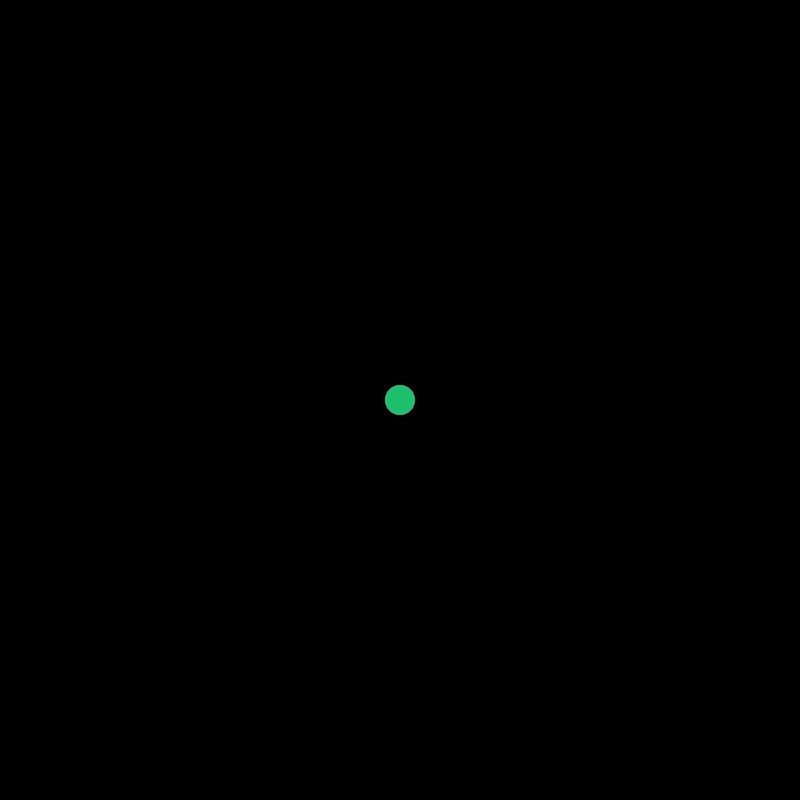
Frame 1 (no input)
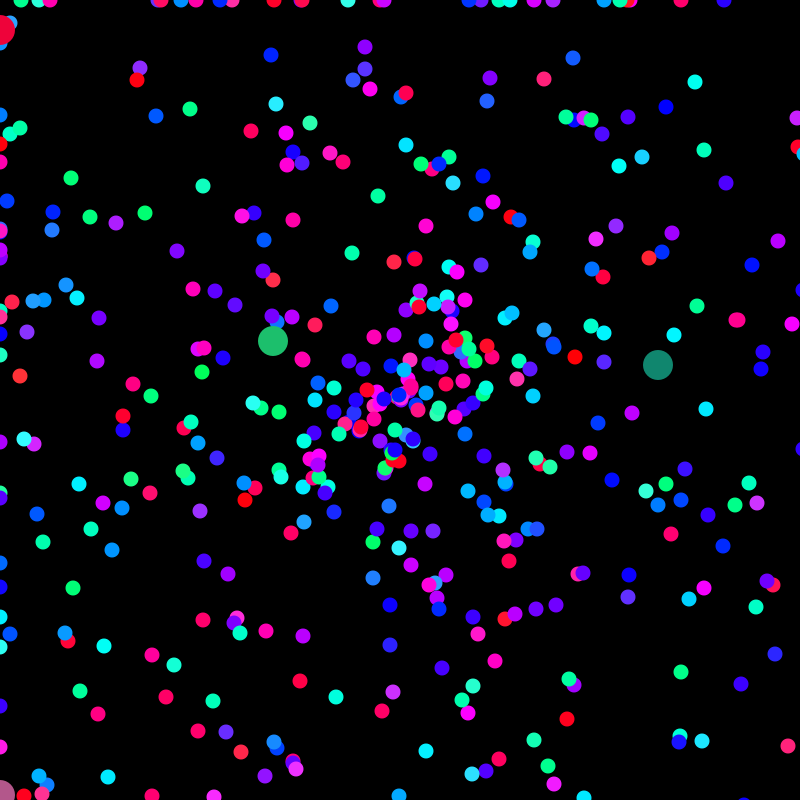
Frame 60 (the mouse pressed at the canvas centre just before this capture)
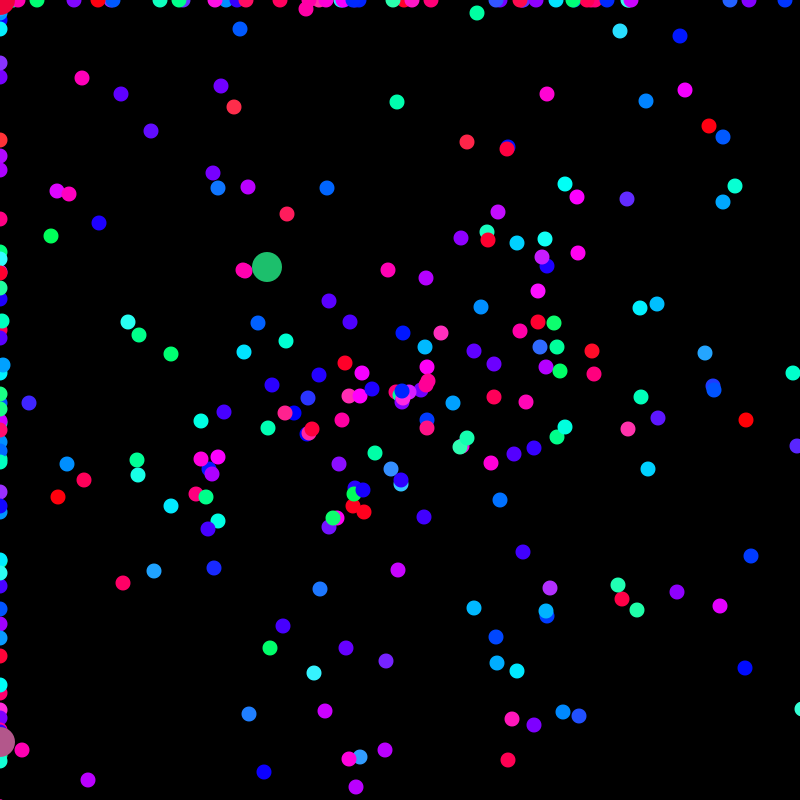
Frame 120 (the mouse held since frame 60 and released just before this capture)

The Processing sketch that drew these frames (run headless with seeded random() and noise(); from frame 60 on, the mouse is pressed at the canvas centre):

// Processing sketch: starfieldHuynhDiana2
// ── starfieldHuynhDiana2.pde
NormalParticle[] npArray;
JumboParticle[] jpArray;
OddballParticle[] opArray;

void setup() {
  size(800, 800); 
  npArray = new NormalParticle[500];
  jpArray = new JumboParticle[5];
  opArray = new OddballParticle[1];
  
  for(int i = 0; i < npArray.length; i++) {
    npArray[i] = new NormalParticle();
  }
  
  for(int i = 0; i < jpArray.length; i++) {
    jpArray[i] = new JumboParticle();
  }
  
  for(int i = 0; i < opArray.length; i++) {
    opArray[i] = new OddballParticle();
  }
  
}

void draw(){
  background(0);
  for(int i = 0; i < npArray.length; i++) {
    npArray[i].show();
    npArray[i].move();
  }
  
  for(int i = 0; i < jpArray.length; i++) {
    jpArray[i].show();
    jpArray[i].move();
  }
  
  for(int i = 0; i < opArray.length; i++) {
    opArray[i].show();
    opArray[i].move();
  }
  
}

interface Particle {
  void show();
  void move();
}

// ── JumboParticle.pde
class JumboParticle extends OddballParticle {
  double x, y, angle, speed;
  int r, g, b;
  int test = 0;
 
 JumboParticle(){
   
  x=width/2;
  y=height/2;
  
  speed=Math.random()*15; 
  angle=(Math.PI*4)*Math.random()*8;
  
  }
  
  void move() {
   x += Math.cos(angle)*speed*3;
   y += Math.sin(angle)*speed;
   angle += .01;
  
  if(x > 900){
    x = 900;
  } else if(x < 0) {
    x = 0;
  }
  
   if(y > 900){
    y = 900;
  } else if(y < 0) {
    y = 0;
  } 
 }
 
 void show(){
   noStroke();
   
   if(test == 0){
    randomColor();
    test = 300;
  }
  
  test++;
  colorMode(HSB);
  fill(r,g,b);
  ellipse((int)x, (int)y, 30, 30);
  
}

  void randomColor() {
     r = ((int)(Math.random()*155 +100));
     g = ((int)(Math.random()*155 +100));
     b = ((int)(Math.random()*155 +100));
  
  }

}

// ── NormalParticle.pde
class NormalParticle implements Particle {
  double x, y, angle, speed;
  int r, g, b;
  int test = 0;
  
  NormalParticle() {
    x = width/2;
    y = height/2;
    
    speed = Math.random()*5;
    angle = (Math.PI*4)*Math.random()*8;
    
  }
  
  void move() {
    
    x += Math.cos(angle) * speed*2;
    y += Math.sin(angle) * speed*2;
    angle += .01;
    
    if( x > 900) {
      x = 900;
    } else if( x < 0) {
      x = 0;
    }
    
    if( y > 900) {
      y = 900;
    } else if(y < 0) {
      y = 0;
    }
  }
    
    void show() {
      noStroke();
      if(test == 0) {
        randColor();
        test = 500;
      }
      
      test ++;
      //println(test);
      
      colorMode(HSB);
      fill(r, g, b);
      ellipse((int)x, (int)y, 15, 15);
    }
    
    void randColor() {
      r = ((int)(Math.random() * 155 + 100));
      g = ((int)(Math.random() * 155 + 200));
      b = ((int)(Math.random() * 155 + 500));
      
      
    
  }
}

// ── OddballParticle.pde
class OddballParticle implements Particle {
  
  double x, y, angle, speed;
  
  OddballParticle() {
   
    x = width/2;
    y = height/2;
  
    speed = Math.random()*10;
    angle = (Math.PI*4)*Math.random()*8;
  
  }
  void move() {
    
    x += Math.cos(angle)*speed;
    y += Math.sin(angle)*speed;
    angle+=.01;
  
 if( x > 900) {
      x = 900;
    } else if( x < 0) {
      x = 0;
    }
    
    if( y > 900) {
      y = 900;
    } else if(y < 0) {
      y = 0;
    }
  }
  
 void show() {
   
   noStroke();
   colorMode(HSB);
 
  }
}
